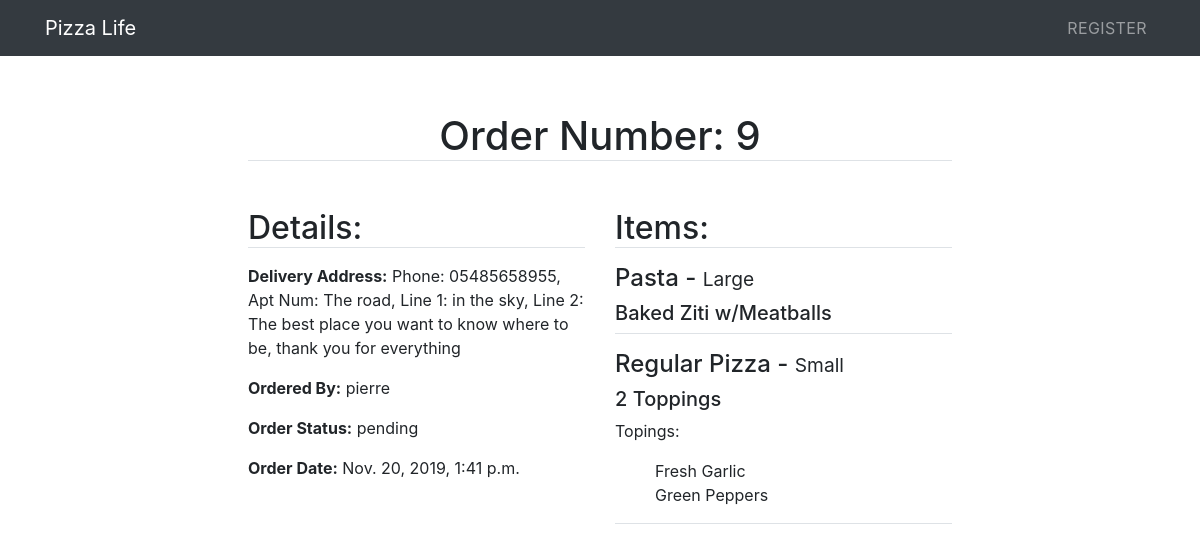
Page /orders/9/ on the committed database.
### orders/models.py (models this page shows, shortened)
class Order(models.Model):
    user = models.ForeignKey(User, on_delete=models.CASCADE)
    address = models.CharField(max_length=255)
    time = models.DateTimeField(auto_now_add=True)
    OPTIONS = (
        ('pending', 'pending'),
        ('completed', 'completed'),
    )
    status = models.CharField(max_length=255, choices=OPTIONS)

class Item(models.Model):
    order = models.ForeignKey(Order, on_delete=models.CASCADE)
    name = models.CharField(max_length=255)
    category = models.CharField(max_length=255)
    size = models.CharField(max_length=255)
    topping_1 = models.CharField(max_length=255, blank=True, null=True)
    topping_2 = models.CharField(max_length=255, blank=True, null=True)
    topping_3 = models.CharField(max_length=255, blank=True, null=True)
    topping_4 = models.CharField(max_length=255, blank=True, null=True)
    topping_5 = models.CharField(max_length=255, blank=True, null=True)

### orders/views.py (the view)
# urls.py: path('<str:pk>/', views.order_detail, name='order_detail')
def order_detail(request, pk):
    context = {
        'order': Order.objects.filter(pk=pk).first(),
        'items': Item.objects.filter(order__pk=pk).all()
    }
    return render(request, 'orders/order_detail.html', context)

### orders/templates/orders/order_detail.html (shortened to what this page needs)
{% extends 'main/base.html' %}
{% block main %}
    <div class="col-md-8 p-5">
            <h1 class="border-bottom text-center mb-5">Order Number: {{ order.id }}</h1>
        <div class="row">
            <div class="col-md-6">
                <h2 class="border-bottom mb-3">Details:</h2>
                <p><b>Delivery Address:</b> {{ order.address }}</p>
                <p><b>Ordered By:</b> {{ order.user }}</p>
                <p><b>Order Status:</b> {{ order.status }}</p>
                <p><b>Order Date:</b> {{ order.time }}</p>
            </div>
            <div class="col-md-6">
                <h2 class="border-bottom mb-3">Items:</h2>
                    {% for item in items %}
                    <div class="border-bottom p3 mb-3">
                        <h4>{{ item.category }} - <small>{{ item.size }}</small></4>
                        <h5>{{ item.name }}</h5>
                        {% if item.topping_1 %}
                        <p>Topings:</p>
                        <ul>
                                <li>{{ item.topping_1 }}</li>
                            {% endif %}
                            {% if item.topping_2 %}
                                <li>{{ item.topping_2 }}</li>
                            {% endif %}
                        </ul>
                    </div>
                    {% endfor %}
            </div>
        </div>
    </div>
{% endblock main %}

### products/static/main/css/main.css (style rules this page uses)
body { background-color: #fff; line-height: 1.5; }
li, #toppings-list, #chosen-toppings-list { list-style: none; padding: 0px; }

### rows in the picture
Order: id "9", address "Phone: 05485658955, Apt Num: The road, Line 1: in the sky, Line 2: The best place you want to know where to be, thank you for everything", user "pierre", status "pending", time "Nov. 20, 2019, 1:41 p.m."
Item: category "Pasta", size "Large", name "Baked Ziti w/Meatballs"
Item: category "Regular Pizza", size "Small", name "2 Toppings", topping_1 "Fresh Garlic", topping_2 "Green Peppers"
